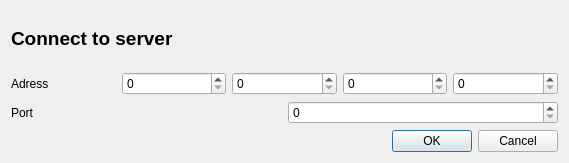
<?xml version="1.0" encoding="UTF-8"?>
<ui version="4.0">
 <class>ConnectToServerDialog</class>
 <widget class="QDialog" name="ConnectToServerDialog">
  <property name="geometry">
   <rect>
    <x>0</x>
    <y>0</y>
    <width>569</width>
    <height>163</height>
   </rect>
  </property>
  <property name="windowTitle">
   <string>Dialog</string>
  </property>
  <layout class="QVBoxLayout" name="verticalLayout">
   <item>
    <widget class="QLabel" name="titleLBL">
     <property name="text">
      <string>&lt;html&gt;&lt;head/&gt;&lt;body&gt;&lt;p&gt;&lt;span style=&quot; font-size:14pt; font-weight:600;&quot;&gt;Connect to server&lt;/span&gt;&lt;/p&gt;&lt;/body&gt;&lt;/html&gt;</string>
     </property>
    </widget>
   </item>
   <item>
    <layout class="QHBoxLayout" name="horizontalLayout">
     <item>
      <widget class="QLabel" name="adressLBL">
       <property name="text">
        <string>Adress</string>
       </property>
      </widget>
     </item>
     <item>
      <widget class="QSpinBox" name="ipByte1SP"/>
     </item>
     <item>
      <widget class="QSpinBox" name="ipByte2SP"/>
     </item>
     <item>
      <widget class="QSpinBox" name="ipByte3SP"/>
     </item>
     <item>
      <widget class="QSpinBox" name="ipByte4SP"/>
     </item>
    </layout>
   </item>
   <item>
    <layout class="QHBoxLayout" name="horizontalLayout_2">
     <item>
      <widget class="QLabel" name="portLBL">
       <property name="text">
        <string>Port</string>
       </property>
      </widget>
     </item>
     <item>
      <widget class="QSpinBox" name="portSP"/>
     </item>
    </layout>
   </item>
   <item>
    <widget class="QDialogButtonBox" name="buttonBox">
     <property name="orientation">
      <enum>Qt::Horizontal</enum>
     </property>
     <property name="standardButtons">
      <set>QDialogButtonBox::Cancel|QDialogButtonBox::Ok</set>
     </property>
    </widget>
   </item>
  </layout>
 </widget>
 <resources/>
 <connections>
  <connection>
   <sender>buttonBox</sender>
   <signal>accepted()</signal>
   <receiver>ConnectToServerDialog</receiver>
   <slot>accept()</slot>
   <hints>
    <hint type="sourcelabel">
     <x>248</x>
     <y>254</y>
    </hint>
    <hint type="destinationlabel">
     <x>157</x>
     <y>274</y>
    </hint>
   </hints>
  </connection>
  <connection>
   <sender>buttonBox</sender>
   <signal>rejected()</signal>
   <receiver>ConnectToServerDialog</receiver>
   <slot>reject()</slot>
   <hints>
    <hint type="sourcelabel">
     <x>316</x>
     <y>260</y>
    </hint>
    <hint type="destinationlabel">
     <x>286</x>
     <y>274</y>
    </hint>
   </hints>
  </connection>
 </connections>
</ui>
